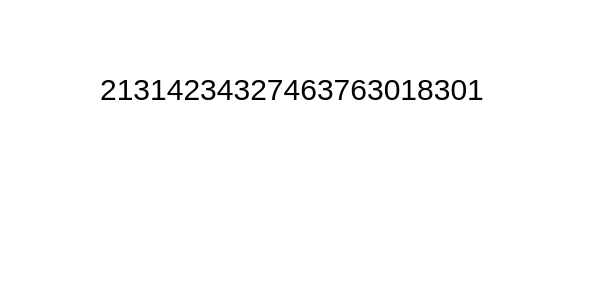
//> input picture identification/digits.png, 600 x 300 px
$ ./main   (built with g++ and OpenCV 4)
//> lines starting //> are read from the running program, lines starting //| are printed output that depends on the picture; after the words box and inside, x2 and y2 are one past the last pixel; in counts of white or black regions, pixels touching at a corner belong together
// Main.cpp
#include<opencv2/core/core.hpp>
#include<opencv2/highgui/highgui.hpp>
#include<opencv2/imgproc/imgproc.hpp>
#include<opencv2/ml/ml.hpp>
#include<iostream>
#include <vector>
using namespace cv;
const int MIN_CONTOUR_AREA = 100;
const cv::Size GAUSSIAN_SMOOTH_FILTER_SIZE = cv::Size(5, 5);
const int ADAPTIVE_THRESH_BLOCK_SIZE = 9;
const int ADAPTIVE_THRESH_WEIGHT = 9;
const int RESIZED_CHAR_IMAGE_WIDTH = 20;
const int RESIZED_CHAR_IMAGE_HEIGHT = 30;

using std::vector;
class PossibleChar {
public:
    // member variables ///////////////////////////////////////////////////////////////////////////
    std::vector<cv::Point> contour;

    cv::Rect boundingRect;

    int intCenterX;
    int intCenterY;

    double dblDiagonalSize;
    double dblAspectRatio;

    ///////////////////////////////////////////////////////////////////////////////////////////////
    static bool sortCharsLeftToRight(const PossibleChar &pcLeft, const PossibleChar & pcRight) {
        return(pcLeft.intCenterX < pcRight.intCenterX);
    }

    ///////////////////////////////////////////////////////////////////////////////////////////////
    bool operator == (const PossibleChar& otherPossibleChar) const {
        if (this->contour == otherPossibleChar.contour) return true;
        else return false;
    }

    ///////////////////////////////////////////////////////////////////////////////////////////////
    bool operator != (const PossibleChar& otherPossibleChar) const {
        if (this->contour != otherPossibleChar.contour) return true;
        else return false;
    }

    // function prototypes ////////////////////////////////////////////////////////////////////////
    PossibleChar(std::vector<cv::Point> _contour);

};
std::vector<PossibleChar> findPossibleCharsInSceneBar(cv::Mat &imgThresh) ;
///////////////////////////////////////////////////////////////////////////////////////////////////
cv::Ptr<cv::ml::KNearest> kNearest = cv::ml::KNearest::create();
void preprocess(cv::Mat &imgOriginal, cv::Mat &imgGrayscale, cv::Mat &imgThresh);
std::string recognizeChars(cv::Mat &imgThresh, std::vector<PossibleChar> &vectorOfMatchingChars);

///////////////////////////////////////////////////////////////////////////////////////////////////
bool loadKNNDataAndTrainKNN(void) {

    // read in training classifications ///////////////////////////////////////////////////

    cv::Mat matClassificationInts;              // we will read the classification numbers into this variable as though it is a vector

    cv::FileStorage fsClassifications("classifications.xml", cv::FileStorage::READ);        // open the classifications file

    if (fsClassifications.isOpened() == false) {                                                        // if the file was not opened successfully
        std::cout << "error, unable to open training classifications file, exiting program\n\n";        // show error message
        return(false);                                                                                  // and exit program
    }

    fsClassifications["classifications"] >> matClassificationInts;          // read classifications section into Mat classifications variable
    fsClassifications.release();                                            // close the classifications file

                                                                            // read in training images ////////////////////////////////////////////////////////////

    cv::Mat matTrainingImagesAsFlattenedFloats;         // we will read multiple images into this single image variable as though it is a vector

    cv::FileStorage fsTrainingImages("images.xml", cv::FileStorage::READ);              // open the training images file

    if (fsTrainingImages.isOpened() == false) {                                                 // if the file was not opened successfully
        std::cout << "error, unable to open training images file, exiting program\n\n";         // show error message
        return(false);                                                                          // and exit program
    }

    fsTrainingImages["images"] >> matTrainingImagesAsFlattenedFloats;           // read images section into Mat training images variable
    fsTrainingImages.release();                                                 // close the traning images file

                                                                                // train //////////////////////////////////////////////////////////////////////////////

                                                                                // finally we get to the call to train, note that both parameters have to be of type Mat (a single Mat)
                                                                                // even though in reality they are multiple images / numbers
    kNearest->setDefaultK(1);

    kNearest->train(matTrainingImagesAsFlattenedFloats, cv::ml::ROW_SAMPLE, matClassificationInts);

    return true;
}
int main(void) {

    bool blnKNNTrainingSuccessful = loadKNNDataAndTrainKNN();           // attempt KNN training

    if (blnKNNTrainingSuccessful == false) {                            // if KNN training was not successful
                                                                        // show error message
        std::cout << std::endl << std::endl << "error: error: KNN traning was not successful" << std::endl << std::endl;
        return(0);                                                      // and exit program
    }

    cv::Mat imgOriginalScene;           // input image

    imgOriginalScene = cv::imread("digits.png");         // open image
//> imgOriginalScene is the input picture: 300 rows x 600 cols, CV_8UC3; min 0, max 255, mean 251.6

    if (imgOriginalScene.empty()) {                             // if unable to open image
        std::cout << "error: image not read from file\n\n";     // show error message on command line
        //_getch();                                               // may have to modify this line if not using Windows
        return(0);                                              // and exit program
    }
    ////////////////////////////////////////////////
    cv::Mat imgThreshScene;
    cv::Mat imgGrayScaleScene;
    cv::Mat imgBlurred;
    cv::Mat imgContours(imgOriginalScene.size(), CV_8UC3, cv::Scalar(0.0, 0.0, 0.0));

    std::vector<std::vector<cv::Point> > ptContours;        // declare contours vector
    std::vector<cv::Vec4i> v4iHierarchy;
    cv::cvtColor(imgOriginalScene, imgGrayScaleScene, CV_BGR2GRAY);        // convert to grayscale

    cv::GaussianBlur(imgGrayScaleScene,imgBlurred,cv::Size(5, 5),0);
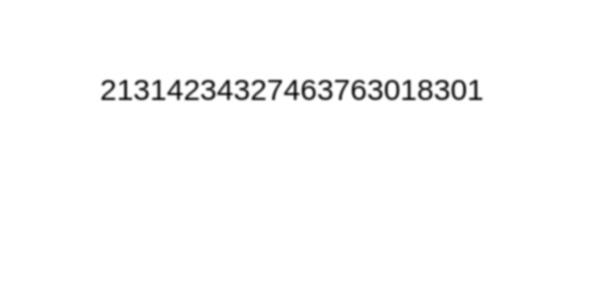
//> imgBlurred: 300 rows x 600 cols, CV_8UC1; min 23, max 255, mean 251.6


    cv::adaptiveThreshold(imgBlurred,imgThreshScene, 255,cv::ADAPTIVE_THRESH_GAUSSIAN_C,cv::THRESH_BINARY_INV,11,2);
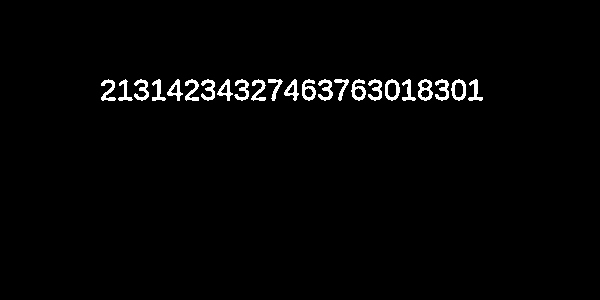
//> imgThreshScene: 300 rows x 600 cols, CV_8UC1; 1.9% white; 23 white regions

   // preprocess(imgOriginalScene, imgGrayScaleScene, imgThreshScene);
    cv::findContours(imgThreshScene,ptContours, v4iHierarchy,cv::RETR_EXTERNAL,cv::CHAIN_APPROX_SIMPLE);//cv::CHAIN_APPROX_SIMPLE);
//> ptContours = 23 contours; largest, box (x1, y1, x2, y2) and area: (385, 79, 400, 101) 236, (451, 79, 466, 101) 233, (418, 79, 433, 101) 229, (351, 79, 366, 101) 187, (302, 79, 316, 101) 184; v4iHierarchy = 23 items, first 8: [1, -1, -1, -1], [2, 0, -1, -1], [3, 1, -1, -1], [4, 2, -1, -1], [5, 3, -1, -1], [6, 4, -1, -1], [7, 5, -1, -1], [8, 6, -1, -1]

    std::vector<PossibleChar> vectorOfPossibleCharsInScene;
    for(int i=0;i<ptContours.size();i++)
    {
        if (cv::contourArea(ptContours[i]) > MIN_CONTOUR_AREA/20)
        {
            cv::Rect boundingRect = cv::boundingRect(ptContours[i]);                // get the bounding rect
            vectorOfPossibleCharsInScene.push_back(PossibleChar(ptContours[i]));
            cv::rectangle(imgOriginalScene, boundingRect, cv::Scalar(0, 255, 0), 2);
        }
    }
//> this loop made 23 passes
//> (boundingRect in PossibleChar, intCenterX in PossibleChar, dblDiagonalSize in PossibleChar, dblAspectRatio in PossibleChar) on passes 1 to 12: (Rect(468, 79, 15, 22), 475, 26.63, 0.682), (Rect(451, 79, 15, 22), 458, 26.63, 0.682), (Rect(435, 79, 14, 22), 442, 26.08, 0.636), (Rect(418, 79, 15, 22), 425, 26.63, 0.682), (Rect(402, 79, 14, 22), 409, 26.08, 0.636), (Rect(385, 79, 15, 22), 392, 26.63, 0.682), (Rect(368, 79, 14, 22), 375, 26.08, 0.636), (Rect(351, 79, 15, 22), 358, 26.63, 0.682), (Rect(334, 79, 15, 22), 341, 26.63, 0.682), (Rect(318, 79, 15, 22), 325, 26.63, 0.682), (Rect(302, 79, 14, 22), 309, 26.08, 0.636), (Rect(284, 79, 15, 22), 291, 26.63, 0.682)
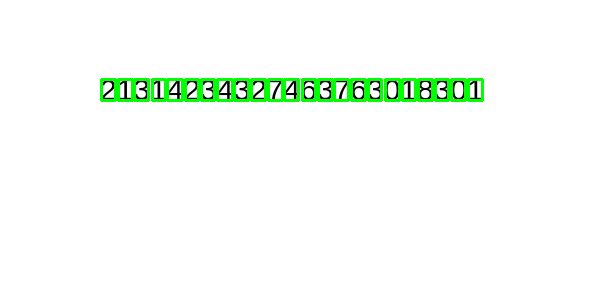
//> imgOriginalScene: 300 rows x 600 cols, CV_8UC3; 2.55% of pixels changed, all inside (x1, y1, x2, y2) = (100, 78, 484, 102)
    cv::imshow("hheh",imgOriginalScene);
    //cv::waitKey();
     std::sort(vectorOfPossibleCharsInScene.begin(),vectorOfPossibleCharsInScene.end(),[](PossibleChar char1,PossibleChar char2){return char1.intCenterX<char2.intCenterX;});
     std::string strChars=recognizeChars(imgThreshScene,vectorOfPossibleCharsInScene);
//> in recognizeChars, `cv::cvtColor(imgThresh, imgThreshColor, CV_GRAY2BGR);`: imgThreshColor: 300 rows x 600 cols, CV_8UC3; 1.9% white; 23 white regions, largest, box (x1, y1, x2, y2) and area: (418, 79, 433, 101) 178, (351, 79, 366, 101) 170, (302, 79, 316, 101) 167
//> the loop in recognizeChars, `for (auto &currentChar : vectorOfMatchingChars)` made 23 passes
//> (currentChar.boundingRect, matCurrentChar, fltCurrentChar, strChars) on passes 2 to 13: (Rect(118, 79, 15, 22), [49], 49, "21"), (Rect(134, 79, 15, 22), [51], 51, "213"), (Rect(152, 79, 14, 22), [49], 49, "2131"), (Rect(167, 79, 16, 22), [52], 52, "21314"), (Rect(185, 79, 14, 22), [50], 50, "213142"), (Rect(201, 79, 14, 22), [51], 51, "2131423"), (Rect(217, 79, 16, 22), [52], 52, "21314234"), (Rect(234, 79, 15, 22), [51], 51, "213142343"), (Rect(251, 79, 15, 22), [50], 50, "2131423432"), (Rect(268, 79, 15, 22), [55], 55, "21314234327"), (Rect(284, 79, 15, 22), [52], 52, "213142343274"), (Rect(302, 79, 14, 22), [54], 54, "2131423432746")
//> (matCurrentChar, fltCurrentChar, strChars) on pass 1: ([50], 50, '2')
//> pass 1, in recognizeChars, `cv::resize(imgROI, imgROIResized, cv::Size(RESIZED_CHAR_IMAGE_WIDTH, R..`:
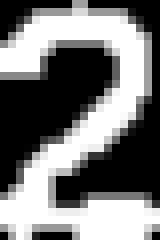
//> imgROIResized: 30 rows x 20 cols, CV_8UC1 (shown 8 times larger); min 0, max 255, mean 120
//> pass 2, in recognizeChars, `cv::resize(imgROI, imgROIResized, cv::Size(RESIZED_CHAR_IMAGE_WIDTH, R..`:
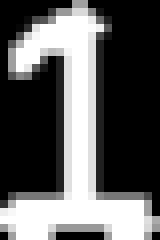
//> imgROIResized: 30 rows x 20 cols, CV_8UC1 (shown 8 times larger); min 0, max 255, mean 93.2
//> after the loop in recognizeChars, `for (auto &currentChar : vectorOfMatchingChars)`:
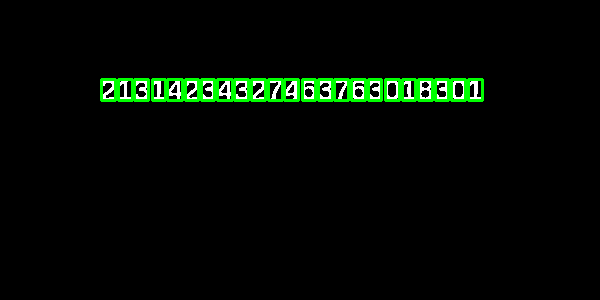
//> imgThreshColor: 300 rows x 600 cols, CV_8UC3; mean B, G, R 3.2, 9.7, 3.2
//> strChars = "21314234327463763018301"
     std::cout<<"results is :"<<strChars;
//| results is :21314234327463763018301

     int iPause;
     std::cin>>iPause;
//> the answer given: 3
     cv::waitKey(0);                 // hold windows open until user presses a key

    return(0);
}
// [42 lines left out: functions extractValue, maximizeContrast, preprocess, not called in this run]

std::string recognizeChars(cv::Mat &imgThresh, std::vector<PossibleChar> &vectorOfMatchingChars) {
    std::string strChars;               // this will be the return value, the chars in the lic plate

    cv::Mat imgThreshColor;

    // sort chars from left to right
    std::sort(vectorOfMatchingChars.begin(), vectorOfMatchingChars.end(), PossibleChar::sortCharsLeftToRight);

    cv::cvtColor(imgThresh, imgThreshColor, CV_GRAY2BGR);       // make color version of threshold image so we can draw contours in color on it

    for (auto &currentChar : vectorOfMatchingChars) {           // for each char in plate
        cv::rectangle(imgThreshColor, currentChar.boundingRect, cv::Scalar(0,255,0), 2);       // draw green box around the char

        cv::Mat imgROItoBeCloned = imgThresh(currentChar.boundingRect);                 // get ROI image of bounding rect

        cv::Mat imgROI = imgROItoBeCloned.clone();      // clone ROI image so we don't change original when we resize

        cv::Mat imgROIResized;
        // resize image, this is necessary for char recognition
        cv::resize(imgROI, imgROIResized, cv::Size(RESIZED_CHAR_IMAGE_WIDTH, RESIZED_CHAR_IMAGE_HEIGHT));

        cv::Mat matROIFloat;

        imgROIResized.convertTo(matROIFloat, CV_32FC1);         // convert Mat to float, necessary for call to findNearest

        cv::Mat matROIFlattenedFloat = matROIFloat.reshape(1, 1);       // flatten Matrix into one row

        cv::Mat matCurrentChar(0, 0, CV_32F);                   // declare Mat to read current char into, this is necessary b/c findNearest requires a Mat

        kNearest->findNearest(matROIFlattenedFloat, 1, matCurrentChar);     // finally we can call find_nearest !!!

        float fltCurrentChar = (float)matCurrentChar.at<float>(0, 0);       // convert current char from Mat to float

        strChars = strChars + char(int(fltCurrentChar));        // append current char to full string
    }


    return(strChars);               // return result
}
PossibleChar::PossibleChar(std::vector<cv::Point> _contour) {
    contour = _contour;

    boundingRect = cv::boundingRect(contour);

    intCenterX = (boundingRect.x + boundingRect.x + boundingRect.width) / 2;
    intCenterY = (boundingRect.y + boundingRect.y + boundingRect.height) / 2;

    dblDiagonalSize = sqrt(pow(boundingRect.width, 2) + pow(boundingRect.height, 2));

    dblAspectRatio = (float)boundingRect.width / (float)boundingRect.height;
}

$ run again, with identification/test.png copied over identification/digits.png
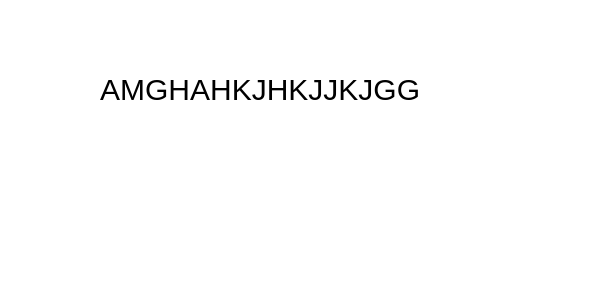
//> input picture identification/test.png, 600 x 300 px
//> imgOriginalScene is the input picture: 300 rows x 600 cols, CV_8UC3; min 0, max 255, mean 252.2
//> `cv::adaptiveThreshold(imgBlurred,imgThreshScene, 255,cv::ADAPTIVE_THRE..`:
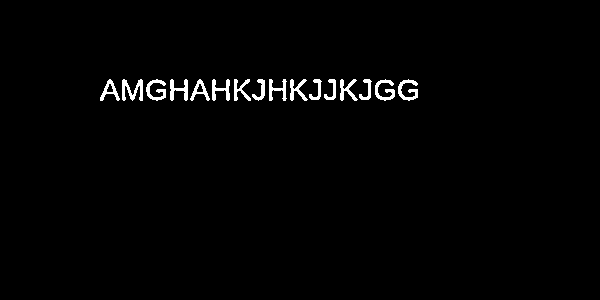
//> imgThreshScene: 300 rows x 600 cols, CV_8UC1; 1.5% white; 16 white regions
//> ptContours = 16 contours; largest, box (x1, y1, x2, y2) and area: (122, 79, 143, 101) 174, (100, 79, 120, 101) 158, (190, 79, 210, 101) 155, (398, 79, 418, 101) 146, (146, 79, 166, 101) 144; v4iHierarchy = 16 items, first 8: [1, -1, -1, -1], [2, 0, -1, -1], [3, 1, -1, -1], [4, 2, -1, -1], [5, 3, -1, -1], [6, 4, -1, -1], [7, 5, -1, -1], [8, 6, -1, -1]
//> the loop `for(int i=0;i<ptContours.size();i++)` made 16 passes
//> (boundingRect in PossibleChar, intCenterX in PossibleChar, intCenterY in PossibleChar, dblDiagonalSize in PossibleChar, dblAspectRatio in PossibleChar) on passes 1 to 8: (Rect(398, 79, 20, 22), 408, 90, 29.73, 0.909), (Rect(375, 79, 20, 22), 385, 90, 29.73, 0.909), (Rect(359, 79, 13, 21), 365, 89, 24.7, 0.619), (Rect(340, 79, 18, 22), 349, 90, 28.43, 0.818), (Rect(324, 79, 12, 21), 330, 89, 24.19, 0.571), (Rect(309, 79, 13, 21), 315, 89, 24.7, 0.619), (Rect(290, 79, 18, 22), 299, 90, 28.43, 0.818), (Rect(269, 79, 18, 22), 278, 90, 28.43, 0.818)
//> the loop in recognizeChars, `for (auto &currentChar : vectorOfMatchingChars)` made 16 passes
//> (currentChar.boundingRect, matCurrentChar, fltCurrentChar, strChars) on passes 2 to 9: (Rect(122, 79, 21, 22), [77], 77, "AM"), (Rect(146, 79, 20, 22), [71], 71, "AMG"), (Rect(170, 79, 18, 22), [72], 72, "AMGH"), (Rect(190, 79, 20, 22), [65], 65, "AMGHA"), (Rect(212, 79, 18, 22), [72], 72, "AMGHAH"), (Rect(234, 79, 17, 22), [75], 75, "AMGHAHK"), (Rect(252, 79, 13, 22), [74], 74, "AMGHAHKJ"), (Rect(269, 79, 18, 22), [72], 72, "AMGHAHKJH")
//> after the loop in recognizeChars, `for (auto &currentChar : vectorOfMatchingChars)`:
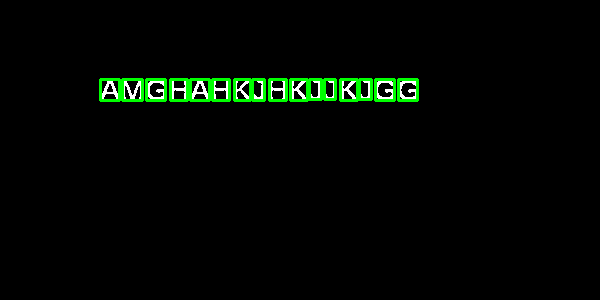
//> imgThreshColor: 300 rows x 600 cols, CV_8UC3; mean B, G, R 2.3, 7.2, 2.3
//> `std::string strChars=recognizeChars(imgThreshScene,vectorOfPossibleCha..`: strChars = "AMGHAHKJHKJJKJGG"
//| results is :AMGHAHKJHKJJKJGG
